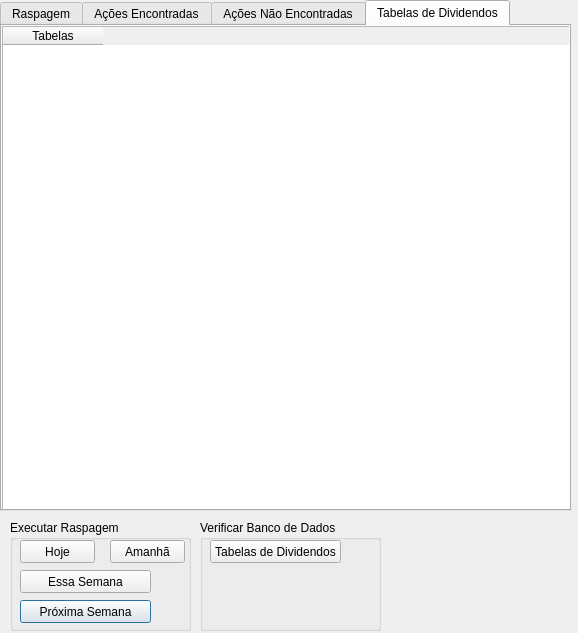
<?xml version="1.0" encoding="UTF-8"?>
<ui version="4.0">
 <class>Listas</class>
 <widget class="QDialog" name="Listas">
  <property name="geometry">
   <rect>
    <x>0</x>
    <y>0</y>
    <width>578</width>
    <height>633</height>
   </rect>
  </property>
  <property name="windowTitle">
   <string>Listas</string>
  </property>
  <widget class="QTabWidget" name="tabWidget">
   <property name="geometry">
    <rect>
     <x>0</x>
     <y>0</y>
     <width>571</width>
     <height>511</height>
    </rect>
   </property>
   <property name="currentIndex">
    <number>3</number>
   </property>
   <widget class="QWidget" name="tab">
    <attribute name="title">
     <string>Raspagem</string>
    </attribute>
    <widget class="QTableWidget" name="tableWidget">
     <property name="geometry">
      <rect>
       <x>0</x>
       <y>0</y>
       <width>571</width>
       <height>491</height>
      </rect>
     </property>
     <column>
      <property name="text">
       <string>Id</string>
      </property>
     </column>
     <column>
      <property name="text">
       <string>Campo Vazio</string>
      </property>
     </column>
     <column>
      <property name="text">
       <string>Símbolo</string>
      </property>
     </column>
     <column>
      <property name="text">
       <string>Nome da Empresa</string>
      </property>
     </column>
     <column>
      <property name="text">
       <string>Data Ex</string>
      </property>
     </column>
     <column>
      <property name="text">
       <string>Valor do Dividendo</string>
      </property>
     </column>
     <column>
      <property name="text">
       <string>Frequncia</string>
      </property>
     </column>
     <column>
      <property name="text">
       <string>Data Pagamento</string>
      </property>
     </column>
     <column>
      <property name="text">
       <string>Percentual da Ação</string>
      </property>
     </column>
    </widget>
   </widget>
   <widget class="QWidget" name="tab_3">
    <attribute name="title">
     <string>Ações Encontradas</string>
    </attribute>
    <widget class="QTableWidget" name="tableWidget_2">
     <property name="geometry">
      <rect>
       <x>0</x>
       <y>0</y>
       <width>571</width>
       <height>491</height>
      </rect>
     </property>
     <column>
      <property name="text">
       <string>Id</string>
      </property>
     </column>
     <column>
      <property name="text">
       <string>Símbolo</string>
      </property>
     </column>
     <column>
      <property name="text">
       <string>Nome da Empresa</string>
      </property>
     </column>
     <column>
      <property name="text">
       <string>Valor da Ação</string>
      </property>
     </column>
    </widget>
   </widget>
   <widget class="QWidget" name="tab_2">
    <attribute name="title">
     <string>Ações Não Encontradas</string>
    </attribute>
    <widget class="QTableWidget" name="tableWidget_3">
     <property name="geometry">
      <rect>
       <x>0</x>
       <y>0</y>
       <width>571</width>
       <height>491</height>
      </rect>
     </property>
     <column>
      <property name="text">
       <string>Id</string>
      </property>
     </column>
     <column>
      <property name="text">
       <string>Símbolo</string>
      </property>
     </column>
     <column>
      <property name="text">
       <string>Nome da Empresa</string>
      </property>
     </column>
    </widget>
   </widget>
   <widget class="QWidget" name="tab_4">
    <attribute name="title">
     <string>Tabelas de Dividendos</string>
    </attribute>
    <widget class="QTableWidget" name="tableWidget_4">
     <property name="geometry">
      <rect>
       <x>0</x>
       <y>0</y>
       <width>571</width>
       <height>501</height>
      </rect>
     </property>
     <column>
      <property name="text">
       <string>Tabelas</string>
      </property>
     </column>
    </widget>
   </widget>
  </widget>
  <widget class="QGroupBox" name="groupBox">
   <property name="geometry">
    <rect>
     <x>10</x>
     <y>520</y>
     <width>181</width>
     <height>111</height>
    </rect>
   </property>
   <property name="title">
    <string>Executar Raspagem</string>
   </property>
   <widget class="QPushButton" name="pushButton_2">
    <property name="geometry">
     <rect>
      <x>10</x>
      <y>80</y>
      <width>131</width>
      <height>23</height>
     </rect>
    </property>
    <property name="text">
     <string>Próxima Semana</string>
    </property>
   </widget>
   <widget class="QPushButton" name="pushButton">
    <property name="geometry">
     <rect>
      <x>10</x>
      <y>20</y>
      <width>75</width>
      <height>23</height>
     </rect>
    </property>
    <property name="text">
     <string>Hoje</string>
    </property>
   </widget>
   <widget class="QPushButton" name="pushButton_4">
    <property name="geometry">
     <rect>
      <x>100</x>
      <y>20</y>
      <width>75</width>
      <height>23</height>
     </rect>
    </property>
    <property name="text">
     <string>Amanhã</string>
    </property>
   </widget>
   <widget class="QPushButton" name="pushButton_3">
    <property name="geometry">
     <rect>
      <x>10</x>
      <y>50</y>
      <width>131</width>
      <height>23</height>
     </rect>
    </property>
    <property name="text">
     <string>Essa Semana</string>
    </property>
   </widget>
  </widget>
  <widget class="QGroupBox" name="groupBox_2">
   <property name="geometry">
    <rect>
     <x>200</x>
     <y>520</y>
     <width>181</width>
     <height>111</height>
    </rect>
   </property>
   <property name="title">
    <string>Verificar Banco de Dados</string>
   </property>
   <widget class="QPushButton" name="pushButton_5">
    <property name="geometry">
     <rect>
      <x>10</x>
      <y>20</y>
      <width>131</width>
      <height>23</height>
     </rect>
    </property>
    <property name="text">
     <string>Tabelas de Dividendos</string>
    </property>
   </widget>
  </widget>
  <zorder>groupBox</zorder>
  <zorder>tabWidget</zorder>
  <zorder>groupBox_2</zorder>
 </widget>
 <resources/>
 <connections/>
</ui>
